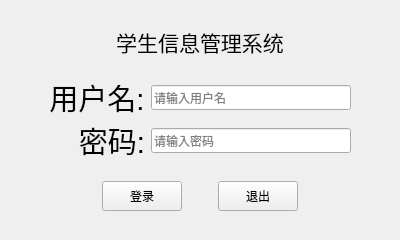
<?xml version="1.0" encoding="UTF-8"?>
<ui version="4.0">
 <class>Page_Login</class>
 <widget class="QWidget" name="Page_Login">
  <property name="geometry">
   <rect>
    <x>0</x>
    <y>0</y>
    <width>400</width>
    <height>240</height>
   </rect>
  </property>
  <property name="minimumSize">
   <size>
    <width>400</width>
    <height>240</height>
   </size>
  </property>
  <property name="maximumSize">
   <size>
    <width>400</width>
    <height>240</height>
   </size>
  </property>
  <property name="windowTitle">
   <string>登录</string>
  </property>
  <property name="windowIcon">
   <iconset resource="res.qrc">
    <normaloff>:/Image/icon.jpg</normaloff>:/Image/icon.jpg</iconset>
  </property>
  <property name="toolTip">
   <string>这是登录窗口</string>
  </property>
  <layout class="QGridLayout" name="gridLayout_3">
   <item row="0" column="0">
    <widget class="QLabel" name="lb_title">
     <property name="minimumSize">
      <size>
       <width>0</width>
       <height>40</height>
      </size>
     </property>
     <property name="maximumSize">
      <size>
       <width>16777215</width>
       <height>40</height>
      </size>
     </property>
     <property name="font">
      <font>
       <pointsize>16</pointsize>
      </font>
     </property>
     <property name="text">
      <string>学生信息管理系统</string>
     </property>
     <property name="alignment">
      <set>Qt::AlignmentFlag::AlignCenter</set>
     </property>
    </widget>
   </item>
   <item row="1" column="0">
    <widget class="QWidget" name="widget_2" native="true">
     <property name="minimumSize">
      <size>
       <width>0</width>
       <height>80</height>
      </size>
     </property>
     <property name="maximumSize">
      <size>
       <width>16777215</width>
       <height>80</height>
      </size>
     </property>
     <property name="layoutDirection">
      <enum>Qt::LayoutDirection::LeftToRight</enum>
     </property>
     <layout class="QGridLayout" name="gridLayout_2">
      <property name="leftMargin">
       <number>2</number>
      </property>
      <property name="topMargin">
       <number>0</number>
      </property>
      <property name="rightMargin">
       <number>2</number>
      </property>
      <property name="bottomMargin">
       <number>0</number>
      </property>
      <item row="1" column="1">
       <widget class="QLabel" name="lb2">
        <property name="font">
         <font>
          <pointsize>22</pointsize>
         </font>
        </property>
        <property name="text">
         <string>密码:</string>
        </property>
        <property name="alignment">
         <set>Qt::AlignmentFlag::AlignRight|Qt::AlignmentFlag::AlignTrailing|Qt::AlignmentFlag::AlignVCenter</set>
        </property>
       </widget>
      </item>
      <item row="0" column="1">
       <widget class="QLabel" name="lb1">
        <property name="font">
         <font>
          <pointsize>22</pointsize>
         </font>
        </property>
        <property name="text">
         <string>用户名:</string>
        </property>
        <property name="alignment">
         <set>Qt::AlignmentFlag::AlignCenter</set>
        </property>
       </widget>
      </item>
      <item row="0" column="0">
       <spacer name="horizontalSpacer">
        <property name="orientation">
         <enum>Qt::Orientation::Horizontal</enum>
        </property>
        <property name="sizeType">
         <enum>QSizePolicy::Policy::Expanding</enum>
        </property>
        <property name="sizeHint" stdset="0">
         <size>
          <width>40</width>
          <height>20</height>
         </size>
        </property>
       </spacer>
      </item>
      <item row="0" column="2">
       <widget class="QLineEdit" name="le_user">
        <property name="minimumSize">
         <size>
          <width>200</width>
          <height>25</height>
         </size>
        </property>
        <property name="maximumSize">
         <size>
          <width>200</width>
          <height>25</height>
         </size>
        </property>
        <property name="maxLength">
         <number>8</number>
        </property>
        <property name="placeholderText">
         <string>请输入用户名</string>
        </property>
       </widget>
      </item>
      <item row="0" column="3">
       <spacer name="horizontalSpacer_2">
        <property name="orientation">
         <enum>Qt::Orientation::Horizontal</enum>
        </property>
        <property name="sizeHint" stdset="0">
         <size>
          <width>40</width>
          <height>20</height>
         </size>
        </property>
       </spacer>
      </item>
      <item row="1" column="2">
       <widget class="QLineEdit" name="le_password">
        <property name="minimumSize">
         <size>
          <width>200</width>
          <height>25</height>
         </size>
        </property>
        <property name="maximumSize">
         <size>
          <width>200</width>
          <height>25</height>
         </size>
        </property>
        <property name="maxLength">
         <number>8</number>
        </property>
        <property name="echoMode">
         <enum>QLineEdit::EchoMode::Password</enum>
        </property>
        <property name="placeholderText">
         <string>请输入密码</string>
        </property>
       </widget>
      </item>
     </layout>
    </widget>
   </item>
   <item row="2" column="0">
    <widget class="QWidget" name="widget" native="true">
     <property name="minimumSize">
      <size>
       <width>0</width>
       <height>40</height>
      </size>
     </property>
     <property name="maximumSize">
      <size>
       <width>16777215</width>
       <height>40</height>
      </size>
     </property>
     <layout class="QGridLayout" name="gridLayout">
      <property name="leftMargin">
       <number>2</number>
      </property>
      <property name="topMargin">
       <number>0</number>
      </property>
      <property name="rightMargin">
       <number>2</number>
      </property>
      <property name="bottomMargin">
       <number>0</number>
      </property>
      <property name="verticalSpacing">
       <number>0</number>
      </property>
      <item row="0" column="3">
       <widget class="QPushButton" name="btn_exit">
        <property name="minimumSize">
         <size>
          <width>60</width>
          <height>30</height>
         </size>
        </property>
        <property name="text">
         <string>退出</string>
        </property>
       </widget>
      </item>
      <item row="0" column="1">
       <widget class="QPushButton" name="btn_login">
        <property name="minimumSize">
         <size>
          <width>60</width>
          <height>30</height>
         </size>
        </property>
        <property name="text">
         <string>登录</string>
        </property>
       </widget>
      </item>
      <item row="0" column="2">
       <spacer name="horizontalSpacer_5">
        <property name="orientation">
         <enum>Qt::Orientation::Horizontal</enum>
        </property>
        <property name="sizeType">
         <enum>QSizePolicy::Policy::Fixed</enum>
        </property>
        <property name="sizeHint" stdset="0">
         <size>
          <width>30</width>
          <height>20</height>
         </size>
        </property>
       </spacer>
      </item>
      <item row="0" column="4">
       <spacer name="horizontalSpacer_4">
        <property name="orientation">
         <enum>Qt::Orientation::Horizontal</enum>
        </property>
        <property name="sizeHint" stdset="0">
         <size>
          <width>40</width>
          <height>20</height>
         </size>
        </property>
       </spacer>
      </item>
      <item row="0" column="0">
       <spacer name="horizontalSpacer_3">
        <property name="orientation">
         <enum>Qt::Orientation::Horizontal</enum>
        </property>
        <property name="sizeHint" stdset="0">
         <size>
          <width>40</width>
          <height>20</height>
         </size>
        </property>
       </spacer>
      </item>
     </layout>
    </widget>
   </item>
  </layout>
 </widget>
 <tabstops>
  <tabstop>le_user</tabstop>
  <tabstop>le_password</tabstop>
  <tabstop>btn_login</tabstop>
  <tabstop>btn_exit</tabstop>
 </tabstops>
 <resources>
  <include location="res.qrc"/>
 </resources>
 <connections/>
</ui>
